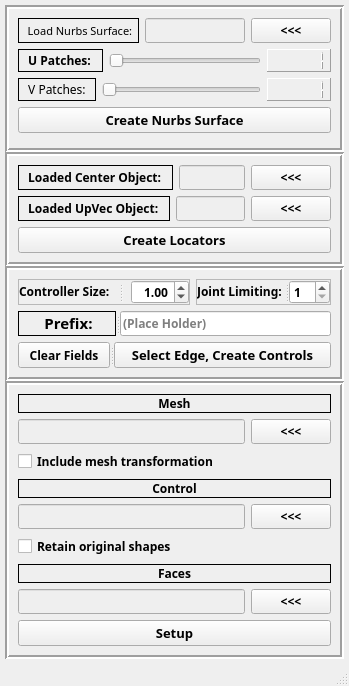
<?xml version="1.0" encoding="UTF-8"?>
<ui version="4.0">
 <class>faceControlsCreatorMenu</class>
 <widget class="QMainWindow" name="faceControlsCreatorMenu">
  <property name="geometry">
   <rect>
    <x>0</x>
    <y>0</y>
    <width>349</width>
    <height>666</height>
   </rect>
  </property>
  <property name="sizePolicy">
   <sizepolicy hsizetype="Preferred" vsizetype="Fixed">
    <horstretch>0</horstretch>
    <verstretch>0</verstretch>
   </sizepolicy>
  </property>
  <property name="font">
   <font>
    <family>Arial Black</family>
    <weight>75</weight>
    <bold>true</bold>
   </font>
  </property>
  <property name="windowTitle">
   <string>Face Controls Creator Menu</string>
  </property>
  <property name="tabShape">
   <enum>QTabWidget::Triangular</enum>
  </property>
  <property name="unifiedTitleAndToolBarOnMac">
   <bool>false</bool>
  </property>
  <widget class="QWidget" name="centralwidget">
   <property name="enabled">
    <bool>true</bool>
   </property>
   <property name="sizePolicy">
    <sizepolicy hsizetype="Preferred" vsizetype="Preferred">
     <horstretch>0</horstretch>
     <verstretch>0</verstretch>
    </sizepolicy>
   </property>
   <layout class="QGridLayout" name="gridLayout">
    <property name="margin">
     <number>5</number>
    </property>
    <property name="spacing">
     <number>0</number>
    </property>
    <item row="0" column="0">
     <widget class="QFrame" name="nurbsFrameLayout">
      <property name="enabled">
       <bool>true</bool>
      </property>
      <property name="sizePolicy">
       <sizepolicy hsizetype="Expanding" vsizetype="MinimumExpanding">
        <horstretch>0</horstretch>
        <verstretch>0</verstretch>
       </sizepolicy>
      </property>
      <property name="frameShape">
       <enum>QFrame::Box</enum>
      </property>
      <property name="frameShadow">
       <enum>QFrame::Sunken</enum>
      </property>
      <property name="lineWidth">
       <number>2</number>
      </property>
      <property name="midLineWidth">
       <number>0</number>
      </property>
      <layout class="QGridLayout" name="gridLayout_2">
       <item row="0" column="0">
        <layout class="QVBoxLayout" name="verticalLayout">
         <item>
          <layout class="QHBoxLayout" name="horizontalLayout_3">
           <item>
            <widget class="QLabel" name="label_2">
             <property name="font">
              <font>
               <family>Arial Black</family>
               <pointsize>8</pointsize>
               <weight>50</weight>
               <bold>false</bold>
              </font>
             </property>
             <property name="autoFillBackground">
              <bool>false</bool>
             </property>
             <property name="frameShape">
              <enum>QFrame::Box</enum>
             </property>
             <property name="text">
              <string>  Load Nurbs Surface: </string>
             </property>
            </widget>
           </item>
           <item>
            <widget class="QLineEdit" name="nurbsSurface_le">
             <property name="enabled">
              <bool>false</bool>
             </property>
            </widget>
           </item>
           <item>
            <widget class="QPushButton" name="nurbsSurface_btm">
             <property name="toolTip">
              <string>Select a nurbs surface to load in</string>
             </property>
             <property name="text">
              <string>&lt;&lt;&lt;</string>
             </property>
            </widget>
           </item>
          </layout>
         </item>
         <item>
          <layout class="QHBoxLayout" name="horizontalLayout">
           <item>
            <widget class="QLabel" name="label">
             <property name="font">
              <font>
               <family>Arial Black</family>
              </font>
             </property>
             <property name="frameShape">
              <enum>QFrame::Box</enum>
             </property>
             <property name="text">
              <string>  U Patches:  </string>
             </property>
            </widget>
           </item>
           <item>
            <widget class="QSlider" name="uPatch_hs">
             <property name="minimum">
              <number>1</number>
             </property>
             <property name="maximum">
              <number>20</number>
             </property>
             <property name="orientation">
              <enum>Qt::Horizontal</enum>
             </property>
             <property name="invertedAppearance">
              <bool>false</bool>
             </property>
             <property name="invertedControls">
              <bool>false</bool>
             </property>
            </widget>
           </item>
           <item>
            <widget class="QLCDNumber" name="uPatch_lcd">
             <property name="sizePolicy">
              <sizepolicy hsizetype="Preferred" vsizetype="Preferred">
               <horstretch>0</horstretch>
               <verstretch>0</verstretch>
              </sizepolicy>
             </property>
             <property name="font">
              <font>
               <family>Arial Black</family>
               <weight>75</weight>
               <bold>true</bold>
              </font>
             </property>
             <property name="frameShape">
              <enum>QFrame::Panel</enum>
             </property>
             <property name="frameShadow">
              <enum>QFrame::Raised</enum>
             </property>
             <property name="lineWidth">
              <number>1</number>
             </property>
             <property name="smallDecimalPoint">
              <bool>false</bool>
             </property>
             <property name="mode">
              <enum>QLCDNumber::Dec</enum>
             </property>
             <property name="segmentStyle">
              <enum>QLCDNumber::Filled</enum>
             </property>
             <property name="intValue" stdset="0">
              <number>1</number>
             </property>
            </widget>
           </item>
          </layout>
         </item>
         <item>
          <layout class="QHBoxLayout" name="horizontalLayout_2">
           <item>
            <widget class="QLabel" name="label_3">
             <property name="font">
              <font>
               <family>Arial Black</family>
               <weight>50</weight>
               <bold>false</bold>
              </font>
             </property>
             <property name="frameShape">
              <enum>QFrame::Box</enum>
             </property>
             <property name="text">
              <string>  V Patches:  </string>
             </property>
            </widget>
           </item>
           <item>
            <widget class="QSlider" name="vPatch_hs">
             <property name="minimum">
              <number>1</number>
             </property>
             <property name="maximum">
              <number>20</number>
             </property>
             <property name="orientation">
              <enum>Qt::Horizontal</enum>
             </property>
            </widget>
           </item>
           <item>
            <widget class="QLCDNumber" name="vPatch_lcd">
             <property name="sizePolicy">
              <sizepolicy hsizetype="Preferred" vsizetype="Preferred">
               <horstretch>0</horstretch>
               <verstretch>0</verstretch>
              </sizepolicy>
             </property>
             <property name="font">
              <font>
               <family>Arial Black</family>
               <weight>75</weight>
               <bold>true</bold>
              </font>
             </property>
             <property name="layoutDirection">
              <enum>Qt::LeftToRight</enum>
             </property>
             <property name="autoFillBackground">
              <bool>false</bool>
             </property>
             <property name="frameShape">
              <enum>QFrame::Panel</enum>
             </property>
             <property name="frameShadow">
              <enum>QFrame::Raised</enum>
             </property>
             <property name="lineWidth">
              <number>1</number>
             </property>
             <property name="intValue" stdset="0">
              <number>1</number>
             </property>
            </widget>
           </item>
          </layout>
         </item>
        </layout>
       </item>
       <item row="2" column="0">
        <widget class="QSplitter" name="splitter">
         <property name="sizePolicy">
          <sizepolicy hsizetype="Expanding" vsizetype="Fixed">
           <horstretch>0</horstretch>
           <verstretch>30</verstretch>
          </sizepolicy>
         </property>
         <property name="frameShape">
          <enum>QFrame::Box</enum>
         </property>
         <property name="lineWidth">
          <number>1</number>
         </property>
         <property name="orientation">
          <enum>Qt::Horizontal</enum>
         </property>
         <property name="opaqueResize">
          <bool>true</bool>
         </property>
         <property name="handleWidth">
          <number>5</number>
         </property>
        </widget>
       </item>
       <item row="1" column="0">
        <widget class="QPushButton" name="createNurbsSurface_btm">
         <property name="sizePolicy">
          <sizepolicy hsizetype="Expanding" vsizetype="Fixed">
           <horstretch>30</horstretch>
           <verstretch>20</verstretch>
          </sizepolicy>
         </property>
         <property name="sizeIncrement">
          <size>
           <width>0</width>
           <height>0</height>
          </size>
         </property>
         <property name="baseSize">
          <size>
           <width>0</width>
           <height>0</height>
          </size>
         </property>
         <property name="font">
          <font>
           <family>Arial Black</family>
           <pointsize>10</pointsize>
          </font>
         </property>
         <property name="text">
          <string>Create Nurbs Surface</string>
         </property>
         <property name="checkable">
          <bool>false</bool>
         </property>
        </widget>
       </item>
      </layout>
     </widget>
    </item>
    <item row="1" column="0">
     <widget class="QFrame" name="locFramLayout">
      <property name="sizePolicy">
       <sizepolicy hsizetype="Preferred" vsizetype="Fixed">
        <horstretch>0</horstretch>
        <verstretch>0</verstretch>
       </sizepolicy>
      </property>
      <property name="frameShape">
       <enum>QFrame::Box</enum>
      </property>
      <property name="frameShadow">
       <enum>QFrame::Sunken</enum>
      </property>
      <property name="lineWidth">
       <number>2</number>
      </property>
      <layout class="QGridLayout" name="gridLayout_3">
       <item row="0" column="0">
        <layout class="QHBoxLayout" name="horizontalLayout_5">
         <item>
          <widget class="QLabel" name="label_4">
           <property name="frameShape">
            <enum>QFrame::Box</enum>
           </property>
           <property name="text">
            <string>  Loaded Center Object:  </string>
           </property>
          </widget>
         </item>
         <item>
          <widget class="QLineEdit" name="centerLoc_le">
           <property name="enabled">
            <bool>false</bool>
           </property>
           <property name="frame">
            <bool>true</bool>
           </property>
          </widget>
         </item>
         <item>
          <widget class="QPushButton" name="centerLoc_btm">
           <property name="toolTip">
            <string>Load Center Locator</string>
           </property>
           <property name="text">
            <string>&lt;&lt;&lt;</string>
           </property>
          </widget>
         </item>
        </layout>
       </item>
       <item row="1" column="0">
        <layout class="QHBoxLayout" name="horizontalLayout_6">
         <item>
          <widget class="QLabel" name="label_5">
           <property name="frameShape">
            <enum>QFrame::Box</enum>
           </property>
           <property name="text">
            <string>  Loaded UpVec Object:  </string>
           </property>
          </widget>
         </item>
         <item>
          <widget class="QLineEdit" name="upVecLoc_le">
           <property name="enabled">
            <bool>false</bool>
           </property>
          </widget>
         </item>
         <item>
          <widget class="QPushButton" name="upVecLoc_btm">
           <property name="toolTip">
            <string>Loads Up Vector </string>
           </property>
           <property name="text">
            <string>&lt;&lt;&lt;</string>
           </property>
          </widget>
         </item>
        </layout>
       </item>
       <item row="2" column="0">
        <widget class="QPushButton" name="createLoc_btm">
         <property name="sizePolicy">
          <sizepolicy hsizetype="Expanding" vsizetype="Fixed">
           <horstretch>0</horstretch>
           <verstretch>0</verstretch>
          </sizepolicy>
         </property>
         <property name="font">
          <font>
           <pointsize>10</pointsize>
          </font>
         </property>
         <property name="toolTip">
          <string>Create a up vector and center locator to be used.</string>
         </property>
         <property name="text">
          <string>Create Locators</string>
         </property>
        </widget>
       </item>
      </layout>
     </widget>
    </item>
    <item row="2" column="0">
     <widget class="QFrame" name="miscFrameLayout">
      <property name="sizePolicy">
       <sizepolicy hsizetype="Preferred" vsizetype="Maximum">
        <horstretch>0</horstretch>
        <verstretch>20</verstretch>
       </sizepolicy>
      </property>
      <property name="frameShape">
       <enum>QFrame::Box</enum>
      </property>
      <property name="frameShadow">
       <enum>QFrame::Sunken</enum>
      </property>
      <property name="lineWidth">
       <number>2</number>
      </property>
      <layout class="QGridLayout" name="gridLayout_4">
       <item row="0" column="0">
        <widget class="QSplitter" name="splitter_2">
         <property name="frameShape">
          <enum>QFrame::StyledPanel</enum>
         </property>
         <property name="frameShadow">
          <enum>QFrame::Sunken</enum>
         </property>
         <property name="orientation">
          <enum>Qt::Horizontal</enum>
         </property>
         <property name="handleWidth">
          <number>20</number>
         </property>
         <widget class="QLabel" name="label_6">
          <property name="font">
           <font>
            <family>Arial Black</family>
           </font>
          </property>
          <property name="text">
           <string>&lt;html&gt;&lt;head/&gt;&lt;body&gt;&lt;p align=&quot;center&quot;&gt;&lt;span style=&quot; font-weight:600;&quot;&gt;Controller Size: &lt;/span&gt;&lt;/p&gt;&lt;/body&gt;&lt;/html&gt;</string>
          </property>
         </widget>
         <widget class="QDoubleSpinBox" name="ctrlSize_dpb">
          <property name="autoFillBackground">
           <bool>false</bool>
          </property>
          <property name="alignment">
           <set>Qt::AlignRight|Qt::AlignTrailing|Qt::AlignVCenter</set>
          </property>
          <property name="readOnly">
           <bool>false</bool>
          </property>
          <property name="value">
           <double>1.000000000000000</double>
          </property>
         </widget>
        </widget>
       </item>
       <item row="0" column="1">
        <widget class="QSplitter" name="splitter_3">
         <property name="font">
          <font>
           <family>Museo Sans 100</family>
          </font>
         </property>
         <property name="frameShape">
          <enum>QFrame::StyledPanel</enum>
         </property>
         <property name="frameShadow">
          <enum>QFrame::Sunken</enum>
         </property>
         <property name="orientation">
          <enum>Qt::Horizontal</enum>
         </property>
         <widget class="QLabel" name="label_7">
          <property name="font">
           <font>
            <family>Arial Black</family>
           </font>
          </property>
          <property name="text">
           <string>&lt;html&gt;&lt;head/&gt;&lt;body&gt;&lt;p align=&quot;center&quot;&gt;  Joint Limiting:  &lt;/p&gt;&lt;/body&gt;&lt;/html&gt;</string>
          </property>
         </widget>
         <widget class="QSpinBox" name="jointLimiting_sb">
          <property name="minimum">
           <number>1</number>
          </property>
          <property name="maximum">
           <number>10</number>
          </property>
         </widget>
        </widget>
       </item>
       <item row="1" column="0" colspan="2">
        <widget class="QSplitter" name="splitter_4">
         <property name="orientation">
          <enum>Qt::Horizontal</enum>
         </property>
         <widget class="QLabel" name="label_8">
          <property name="font">
           <font>
            <family>Arial Black</family>
            <weight>75</weight>
            <bold>true</bold>
           </font>
          </property>
          <property name="frameShape">
           <enum>QFrame::Box</enum>
          </property>
          <property name="text">
           <string>&lt;html&gt;&lt;head/&gt;&lt;body&gt;&lt;p align=&quot;center&quot;&gt;&lt;span style=&quot; font-size:11pt;&quot;&gt;Prefix:&lt;/span&gt;&lt;/p&gt;&lt;/body&gt;&lt;/html&gt;</string>
          </property>
         </widget>
         <widget class="QLineEdit" name="prefix_le">
          <property name="font">
           <font>
            <family>Arial Black</family>
            <weight>75</weight>
            <bold>true</bold>
           </font>
          </property>
          <property name="statusTip">
           <string/>
          </property>
          <property name="text">
           <string/>
          </property>
          <property name="placeholderText">
           <string>(Place Holder)</string>
          </property>
         </widget>
        </widget>
       </item>
       <item row="2" column="0" colspan="2">
        <widget class="QSplitter" name="splitter_5">
         <property name="orientation">
          <enum>Qt::Horizontal</enum>
         </property>
         <widget class="QPushButton" name="clearFields_btm">
          <property name="font">
           <font>
            <family>Arial Black</family>
            <weight>75</weight>
            <bold>true</bold>
           </font>
          </property>
          <property name="text">
           <string>Clear Fields</string>
          </property>
         </widget>
         <widget class="QPushButton" name="createCtrl_btm">
          <property name="font">
           <font>
            <family>Arial Black</family>
            <pointsize>10</pointsize>
            <weight>75</weight>
            <bold>true</bold>
           </font>
          </property>
          <property name="toolTip">
           <string>Select a preferred edge and script will create controls, joints along preferred edge</string>
          </property>
          <property name="text">
           <string>Select Edge, Create Controls</string>
          </property>
         </widget>
        </widget>
       </item>
      </layout>
     </widget>
    </item>
    <item row="3" column="0">
     <widget class="QFrame" name="frame">
      <property name="sizePolicy">
       <sizepolicy hsizetype="Expanding" vsizetype="Expanding">
        <horstretch>0</horstretch>
        <verstretch>0</verstretch>
       </sizepolicy>
      </property>
      <property name="frameShape">
       <enum>QFrame::Box</enum>
      </property>
      <property name="frameShadow">
       <enum>QFrame::Sunken</enum>
      </property>
      <property name="lineWidth">
       <number>2</number>
      </property>
      <layout class="QGridLayout" name="gridLayout_5">
       <item row="0" column="0">
        <layout class="QVBoxLayout" name="verticalLayout_5">
         <item>
          <layout class="QVBoxLayout" name="verticalLayout_2">
           <item>
            <widget class="QLabel" name="label_9">
             <property name="frameShape">
              <enum>QFrame::Box</enum>
             </property>
             <property name="frameShadow">
              <enum>QFrame::Plain</enum>
             </property>
             <property name="text">
              <string>Mesh</string>
             </property>
             <property name="alignment">
              <set>Qt::AlignCenter</set>
             </property>
            </widget>
           </item>
           <item>
            <layout class="QHBoxLayout" name="horizontalLayout_4">
             <item>
              <widget class="QLineEdit" name="mech_le">
               <property name="enabled">
                <bool>false</bool>
               </property>
              </widget>
             </item>
             <item>
              <widget class="QPushButton" name="mesh_btm">
               <property name="toolTip">
                <string>Select the original mesh you wish the control to deform from</string>
               </property>
               <property name="text">
                <string>&lt;&lt;&lt;</string>
               </property>
              </widget>
             </item>
            </layout>
           </item>
           <item>
            <widget class="QCheckBox" name="includeMeshTrans_cb">
             <property name="text">
              <string>Include mesh transformation</string>
             </property>
            </widget>
           </item>
          </layout>
         </item>
         <item>
          <layout class="QVBoxLayout" name="verticalLayout_3">
           <item>
            <widget class="QLabel" name="label_10">
             <property name="frameShape">
              <enum>QFrame::Box</enum>
             </property>
             <property name="frameShadow">
              <enum>QFrame::Plain</enum>
             </property>
             <property name="text">
              <string>Control</string>
             </property>
             <property name="alignment">
              <set>Qt::AlignCenter</set>
             </property>
            </widget>
           </item>
           <item>
            <layout class="QHBoxLayout" name="horizontalLayout_7">
             <item>
              <widget class="QLineEdit" name="ctrl_le">
               <property name="enabled">
                <bool>false</bool>
               </property>
              </widget>
             </item>
             <item>
              <widget class="QPushButton" name="ctrl_btm">
               <property name="toolTip">
                <string>Selects a control for transforms</string>
               </property>
               <property name="text">
                <string>&lt;&lt;&lt;</string>
               </property>
              </widget>
             </item>
            </layout>
           </item>
           <item>
            <widget class="QCheckBox" name="retainOG_cb">
             <property name="text">
              <string>Retain original shapes</string>
             </property>
            </widget>
           </item>
          </layout>
         </item>
         <item>
          <layout class="QVBoxLayout" name="verticalLayout_4">
           <item>
            <widget class="QLabel" name="label_11">
             <property name="frameShape">
              <enum>QFrame::Box</enum>
             </property>
             <property name="frameShadow">
              <enum>QFrame::Plain</enum>
             </property>
             <property name="text">
              <string>Faces</string>
             </property>
             <property name="alignment">
              <set>Qt::AlignCenter</set>
             </property>
            </widget>
           </item>
           <item>
            <layout class="QHBoxLayout" name="horizontalLayout_8">
             <item>
              <widget class="QLineEdit" name="faces_le">
               <property name="enabled">
                <bool>false</bool>
               </property>
              </widget>
             </item>
             <item>
              <widget class="QPushButton" name="faces_btm">
               <property name="toolTip">
                <string>Faces which new control mesh will be controlled from</string>
               </property>
               <property name="text">
                <string>&lt;&lt;&lt;</string>
               </property>
              </widget>
             </item>
            </layout>
           </item>
          </layout>
         </item>
         <item>
          <widget class="QPushButton" name="setup_btm">
           <property name="font">
            <font>
             <pointsize>10</pointsize>
            </font>
           </property>
           <property name="text">
            <string>Setup</string>
           </property>
          </widget>
         </item>
        </layout>
       </item>
      </layout>
     </widget>
    </item>
   </layout>
  </widget>
  <widget class="QStatusBar" name="statusbar"/>
 </widget>
 <resources/>
 <connections/>
</ui>
